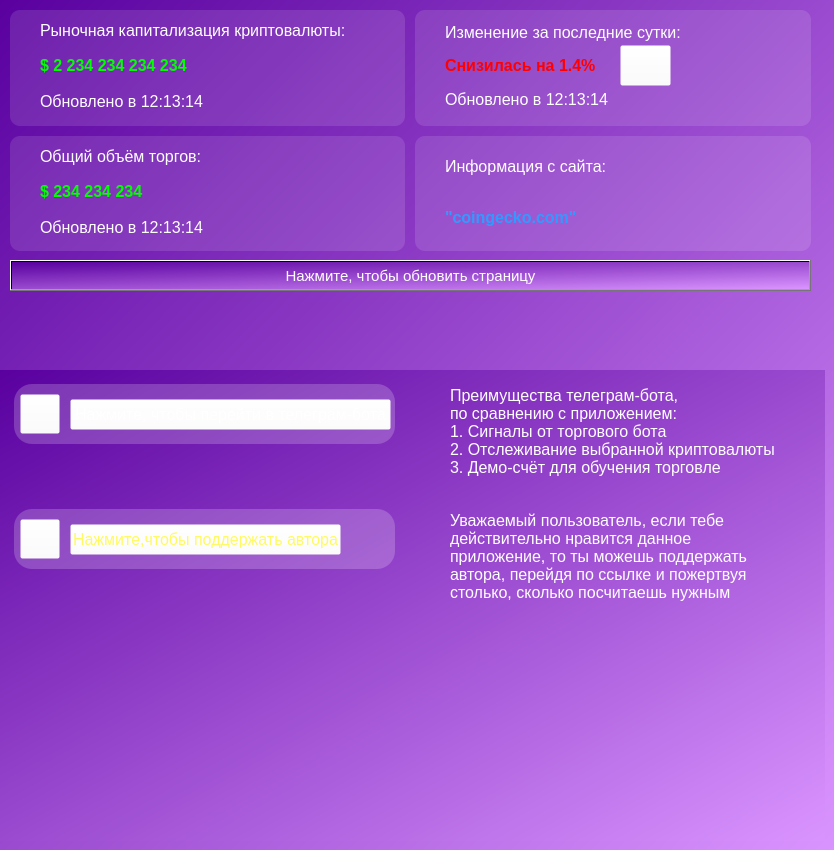
    <widget class="QWidget" name="main_page">
     <property name="font">
      <font>
       <pointsize>8</pointsize>
      </font>
     </property>
     <property name="contextMenuPolicy">
      <enum>Qt::DefaultContextMenu</enum>
     </property>
     <property name="layoutDirection">
      <enum>Qt::RightToLeft</enum>
     </property>
     <property name="autoFillBackground">
      <bool>false</bool>
     </property>
     <property name="styleSheet">
      <string notr="true">background: qlineargradient(spread:pad, x1:0, y1:0, x2:1, y2:1, stop:0 rgba(89, 0, 159, 255), stop:1  rgba(218, 148, 255, 255));</string>
     </property>
     <attribute name="title">
      <string>         Главная         </string>
     </attribute>
     <widget class="QFrame" name="Change_capitalization_frame">
      <property name="geometry">
       <rect>
        <x>445</x>
        <y>15</y>
        <width>331</width>
        <height>101</height>
       </rect>
      </property>
      <property name="styleSheet">
       <string notr="true">background: rgba(255,255,255,0)</string>
      </property>
      <layout class="QVBoxLayout" name="verticalLayout_3">
       <property name="spacing">
        <number>0</number>
       </property>
       <property name="leftMargin">
        <number>0</number>
       </property>
       <property name="topMargin">
        <number>0</number>
       </property>
       <property name="rightMargin">
        <number>0</number>
       </property>
       <property name="bottomMargin">
        <number>0</number>
       </property>
       <item>
        <widget class="QLabel" name="Text_change_capitalization_label">
         <property name="font">
          <font>
           <pointsize>-1</pointsize>
          </font>
         </property>
         <property name="styleSheet">
          <string notr="true">font-size: 16px;
color: rgb(255,255,255);
background: rgba(255,255,255,0);</string>
         </property>
         <property name="text">
          <string>Изменение за последние сутки:</string>
         </property>
        </widget>
       </item>
       <item>
        <widget class="QLabel" name="Value_change_capitalization_label">
         <property name="styleSheet">
          <string notr="true">font-size: 16px;
color: rgb(255,0,0);
background: rgba(255,255,255,0);
font-weight: bold</string>
         </property>
         <property name="text">
          <string>Снизилась на 1.4%</string>
         </property>
        </widget>
       </item>
       <item>
        <widget class="QLabel" name="Time_update_change_capitalization_label">
         <property name="styleSheet">
          <string notr="true">font-size: 16px;
color: rgb(255,255,255)</string>
         </property>
         <property name="text">
          <string>Обновлено в 12:13:14</string>
         </property>
        </widget>
       </item>
      </layout>
     </widget>
     <widget class="QFrame" name="Value_volume_frame">
      <property name="geometry">
       <rect>
        <x>40</x>
        <y>141</y>
        <width>331</width>
        <height>101</height>
       </rect>
      </property>
      <property name="styleSheet">
       <string notr="true">background: rgba(255,255,255,0)</string>
      </property>
      <layout class="QVBoxLayout" name="verticalLayout_7">
       <property name="leftMargin">
        <number>0</number>
       </property>
       <property name="topMargin">
        <number>0</number>
       </property>
       <property name="rightMargin">
        <number>0</number>
       </property>
       <property name="bottomMargin">
        <number>0</number>
       </property>
       <item>
        <widget class="QLabel" name="Text_volume_label">
         <property name="font">
          <font>
           <pointsize>-1</pointsize>
          </font>
         </property>
         <property name="styleSheet">
          <string notr="true">font-size: 16px;
color: rgb(255,255,255);
background: rgba(255,255,255,0);</string>
         </property>
         <property name="text">
          <string>Общий объём торгов:</string>
         </property>
        </widget>
       </item>
       <item>
        <widget class="QLabel" name="Value_volume_label">
         <property name="styleSheet">
          <string notr="true">font-size: 16px;
color: rgb(0,255,0);
background: rgba(255,255,255,0);
font-weight: bold</string>
         </property>
         <property name="text">
          <string>$ 234 234 234</string>
         </property>
        </widget>
       </item>
       <item>
        <widget class="QLabel" name="Time_update_volume_label">
         <property name="styleSheet">
          <string notr="true">font-size: 16px;
color: rgb(255,255,255)</string>
         </property>
         <property name="text">
          <string>Обновлено в 12:13:14</string>
         </property>
        </widget>
       </item>
      </layout>
     </widget>
     <widget class="QFrame" name="Change_volume_frame">
      <property name="geometry">
       <rect>
        <x>445</x>
        <y>141</y>
        <width>331</width>
        <height>101</height>
       </rect>
      </property>
      <property name="styleSheet">
       <string notr="true">background: rgba(255,255,255,0)</string>
      </property>
      <layout class="QVBoxLayout" name="verticalLayout_8">
       <property name="spacing">
        <number>0</number>
       </property>
       <property name="leftMargin">
        <number>0</number>
       </property>
       <property name="topMargin">
        <number>0</number>
       </property>
       <property name="rightMargin">
        <number>0</number>
       </property>
       <property name="bottomMargin">
        <number>0</number>
       </property>
       <item>
        <widget class="QLabel" name="Text_information_source_label">
         <property name="font">
          <font>
           <pointsize>-1</pointsize>
          </font>
         </property>
         <property name="styleSheet">
          <string notr="true">font-size: 16px;
color: rgb(255,255,255);
background: rgba(255,255,255,0);</string>
         </property>
         <property name="text">
          <string>Информация с сайта:</string>
         </property>
        </widget>
       </item>
       <item>
        <widget class="QLabel" name="Value_information_source_label">
         <property name="styleSheet">
          <string notr="true">font-size: 16px;
color: rgb(51,153,255);
background: rgba(255,255,255,0);
font-weight: bold</string>
         </property>
         <property name="text">
          <string>&quot;coingecko.com&quot;</string>
         </property>
        </widget>
       </item>
      </layout>
     </widget>
     <widget class="QFrame" name="Main_frame">
      <property name="geometry">
       <rect>
        <x>10</x>
        <y>10</y>
        <width>801</width>
        <height>241</height>
       </rect>
      </property>
      <property name="styleSheet">
       <string notr="true">background: rgba(255,255,255,0)</string>
      </property>
      <layout class="QVBoxLayout" name="verticalLayout_4">
       <property name="spacing">
        <number>10</number>
       </property>
       <property name="leftMargin">
        <number>0</number>
       </property>
       <property name="topMargin">
        <number>0</number>
       </property>
       <property name="rightMargin">
        <number>0</number>
       </property>
       <property name="bottomMargin">
        <number>0</number>
       </property>
       <item>
        <widget class="QFrame" name="Capitalization_frame">
         <property name="styleSheet">
          <string notr="true">background-color: rgb(255,255,255,0);</string>
         </property>
         <layout class="QHBoxLayout" name="horizontalLayout">
          <property name="spacing">
           <number>10</number>
          </property>
          <property name="leftMargin">
           <number>0</number>
          </property>
          <property name="topMargin">
           <number>0</number>
          </property>
          <property name="rightMargin">
           <number>0</number>
          </property>
          <property name="bottomMargin">
           <number>0</number>
          </property>
          <item>
           <widget class="QLabel" name="Change_capitalization_label">
            <property name="styleSheet">
             <string notr="true">background-color: rgb(255,255,255,30);
border-radius: 10px
</string>
            </property>
            <property name="text">
             <string/>
            </property>
           </widget>
          </item>
          <item>
           <widget class="QLabel" name="Capitalization_label">
            <property name="styleSheet">
             <string notr="true">background-color: rgb(255,255,255,30);
border-radius: 10px
</string>
            </property>
            <property name="text">
             <string/>
            </property>
           </widget>
          </item>
         </layout>
        </widget>
       </item>
       <item>
        <widget class="QFrame" name="Volume_frame">
         <property name="styleSheet">
          <string notr="true">background-color: rgb(255,255,255,0);</string>
         </property>
         <layout class="QHBoxLayout" name="horizontalLayout_6">
          <property name="spacing">
           <number>10</number>
          </property>
          <property name="leftMargin">
           <number>0</number>
          </property>
          <property name="topMargin">
           <number>0</number>
          </property>
          <property name="rightMargin">
           <number>0</number>
          </property>
          <property name="bottomMargin">
           <number>0</number>
          </property>
          <item>
           <widget class="QLabel" name="Change_volume_label">
            <property name="styleSheet">
             <string notr="true">background-color: rgb(255,255,255,30);
border-radius: 10px
</string>
            </property>
            <property name="text">
             <string/>
            </property>
           </widget>
          </item>
          <item>
           <widget class="QLabel" name="Volume_label">
            <property name="styleSheet">
             <string notr="true">background-color: rgb(255,255,255,30);
border-radius: 10px
</string>
            </property>
            <property name="text">
             <string/>
            </property>
           </widget>
          </item>
         </layout>
        </widget>
       </item>
      </layout>
     </widget>
     <widget class="QFrame" name="Value_capitalization_frame">
      <property name="geometry">
       <rect>
        <x>40</x>
        <y>15</y>
        <width>331</width>
        <height>101</height>
       </rect>
      </property>
      <property name="styleSheet">
       <string notr="true">background: rgba(255,255,255,0)</string>
      </property>
      <layout class="QVBoxLayout" name="verticalLayout">
       <property name="leftMargin">
        <number>0</number>
       </property>
       <property name="topMargin">
        <number>0</number>
       </property>
       <property name="rightMargin">
        <number>0</number>
       </property>
       <property name="bottomMargin">
        <number>0</number>
       </property>
       <item>
        <widget class="QLabel" name="Text_capitalization_label">
         <property name="font">
          <font>
           <pointsize>-1</pointsize>
          </font>
         </property>
         <property name="styleSheet">
          <string notr="true">font-size: 16px;
color: rgb(255,255,255);
background: rgba(255,255,255,0);</string>
         </property>
         <property name="text">
          <string>Рыночная капитализация криптовалюты:</string>
         </property>
        </widget>
       </item>
       <item>
        <widget class="QLabel" name="Value_capitalization_label">
         <property name="styleSheet">
          <string notr="true">font-size: 16px;
color: rgb(0,255,0);
background: rgba(255,255,255,0);
font-weight: bold</string>
         </property>
         <property name="text">
          <string>$ 2 234 234 234 234</string>
         </property>
        </widget>
       </item>
       <item>
        <widget class="QLabel" name="Time_update_capitalization_label">
         <property name="styleSheet">
          <string notr="true">font-size: 16px;
color: rgb(255,255,255)</string>
         </property>
         <property name="text">
          <string>Обновлено в 12:13:14</string>
         </property>
        </widget>
       </item>
      </layout>
     </widget>
     <widget class="QToolButton" name="Update_Main_Button">
      <property name="geometry">
       <rect>
        <x>10</x>
        <y>260</y>
        <width>801</width>
        <height>31</height>
       </rect>
      </property>
      <property name="styleSheet">
       <string notr="true">color: rgb(255,255,255);
font-size: 15px;</string>
      </property>
      <property name="text">
       <string>Нажмите, чтобы обновить страницу</string>
      </property>
     </widget>
     <widget class="QPushButton" name="Telegram_Icon_Button">
      <property name="geometry">
       <rect>
        <x>20</x>
        <y>394</y>
        <width>40</width>
        <height>40</height>
       </rect>
      </property>
      <property name="styleSheet">
       <string notr="true">background: rgba(255,255,255,0);
text-align: end;</string>
      </property>
      <property name="text">
       <string/>
      </property>
      <property name="icon">
       <iconset resource="resource.qrc">
        <normaloff>:/icons/icons/icons8-телеграм-96.png</normaloff>:/icons/icons/icons8-телеграм-96.png</iconset>
      </property>
      <property name="iconSize">
       <size>
        <width>40</width>
        <height>40</height>
       </size>
      </property>
     </widget>
     <widget class="QPushButton" name="Telegram_text_Button">
      <property name="geometry">
       <rect>
        <x>70</x>
        <y>399</y>
        <width>321</width>
        <height>31</height>
       </rect>
      </property>
      <property name="styleSheet">
       <string notr="true">font-size: 16px;
color: rgb(255,255,255);
background: rgba(255,255,255,0)</string>
      </property>
      <property name="text">
       <string>Нажмите, чтобы перейти в телеграм-бота</string>
      </property>
     </widget>
     <widget class="QPushButton" name="Direction_change_capitalization_Icon_Button">
      <property name="geometry">
       <rect>
        <x>620</x>
        <y>45</y>
        <width>51</width>
        <height>41</height>
       </rect>
      </property>
      <property name="styleSheet">
       <string notr="true">background: rgba(255,255,255,0)</string>
      </property>
      <property name="text">
       <string/>
      </property>
     </widget>
     <widget class="QPushButton" name="Coin_Icon_Button">
      <property name="geometry">
       <rect>
        <x>20</x>
        <y>519</y>
        <width>40</width>
        <height>40</height>
       </rect>
      </property>
      <property name="styleSheet">
       <string notr="true">background: rgba(255,255,255,0);
text-align: end;</string>
      </property>
      <property name="text">
       <string/>
      </property>
      <property name="icon">
       <iconset resource="resource.qrc">
        <normaloff>:/icons/icons/coin.png</normaloff>:/icons/icons/coin.png</iconset>
      </property>
      <property name="iconSize">
       <size>
        <width>40</width>
        <height>40</height>
       </size>
      </property>
     </widget>
     <widget class="QPushButton" name="Coin_text_Button">
      <property name="geometry">
       <rect>
        <x>70</x>
        <y>524</y>
        <width>271</width>
        <height>31</height>
       </rect>
      </property>
      <property name="styleSheet">
       <string notr="true">font-size: 16px;
color: rgb(255,249,61);
background: rgba(255,255,255,0)</string>
      </property>
      <property name="text">
       <string>Нажмите,чтобы поддержать автора</string>
      </property>
     </widget>
     <widget class="QPushButton" name="Switch_to_telegram_bot_Button">
      <property name="geometry">
       <rect>
        <x>14</x>
        <y>384</y>
        <width>381</width>
        <height>60</height>
       </rect>
      </property>
      <property name="styleSheet">
       <string notr="true">background-color: rgb(255,255,255,50);
border-radius: 18px</string>
      </property>
      <property name="text">
       <string/>
      </property>
     </widget>
     <widget class="QPushButton" name="Switch_to_support_the_autor_Button">
      <property name="geometry">
       <rect>
        <x>14</x>
        <y>509</y>
        <width>381</width>
        <height>60</height>
       </rect>
      </property>
      <property name="styleSheet">
       <string notr="true">background-color: rgb(255,255,255,50);
border-radius: 18px</string>
      </property>
      <property name="text">
       <string/>
      </property>
     </widget>
     <widget class="QLabel" name="Footer_label">
      <property name="geometry">
       <rect>
        <x>0</x>
        <y>370</y>
        <width>825</width>
        <height>471</height>
       </rect>
      </property>
      <property name="text">
       <string/>
      </property>
     </widget>
     <widget class="QLabel" name="Description_telegram_bot_label">
      <property name="geometry">
       <rect>
        <x>450</x>
        <y>384</y>
        <width>331</width>
        <height>95</height>
       </rect>
      </property>
      <property name="styleSheet">
       <string notr="true">background: rgba(255,255,255,0);
color: rgb(255,255,255);
font-size: 16px</string>
      </property>
      <property name="text">
       <string>Преимущества телеграм-бота,
по сравнению с приложением:
1. Сигналы от торгового бота
2. Отслеживание выбранной криптовалюты
3. Демо-счёт для обучения торговле</string>
      </property>
     </widget>
     <widget class="QLabel" name="Description_support_the_autor_label">
      <property name="geometry">
       <rect>
        <x>450</x>
        <y>509</y>
        <width>331</width>
        <height>95</height>
       </rect>
      </property>
      <property name="styleSheet">
       <string notr="true">background: rgba(255,255,255,0);
color: rgb(255,255,255);
font-size: 16px</string>
      </property>
      <property name="text">
       <string>Уважаемый пользователь, если тебе
действительно нравится данное
приложение, то ты можешь поддержать
автора, перейдя по ссылке и пожертвуя
столько, сколько посчитаешь нужным</string>
      </property>
     </widget>
     <zorder>Footer_label</zorder>
     <zorder>Main_frame</zorder>
     <zorder>Value_capitalization_frame</zorder>
     <zorder>Change_capitalization_frame</zorder>
     <zorder>Value_volume_frame</zorder>
     <zorder>Change_volume_frame</zorder>
     <zorder>Update_Main_Button</zorder>
     <zorder>Telegram_text_Button</zorder>
     <zorder>Direction_change_capitalization_Icon_Button</zorder>
     <zorder>Coin_text_Button</zorder>
     <zorder>Switch_to_telegram_bot_Button</zorder>
     <zorder>Switch_to_support_the_autor_Button</zorder>
     <zorder>Description_telegram_bot_label</zorder>
     <zorder>Description_support_the_autor_label</zorder>
     <zorder>Telegram_Icon_Button</zorder>
     <zorder>Coin_Icon_Button</zorder>
    </widget>
